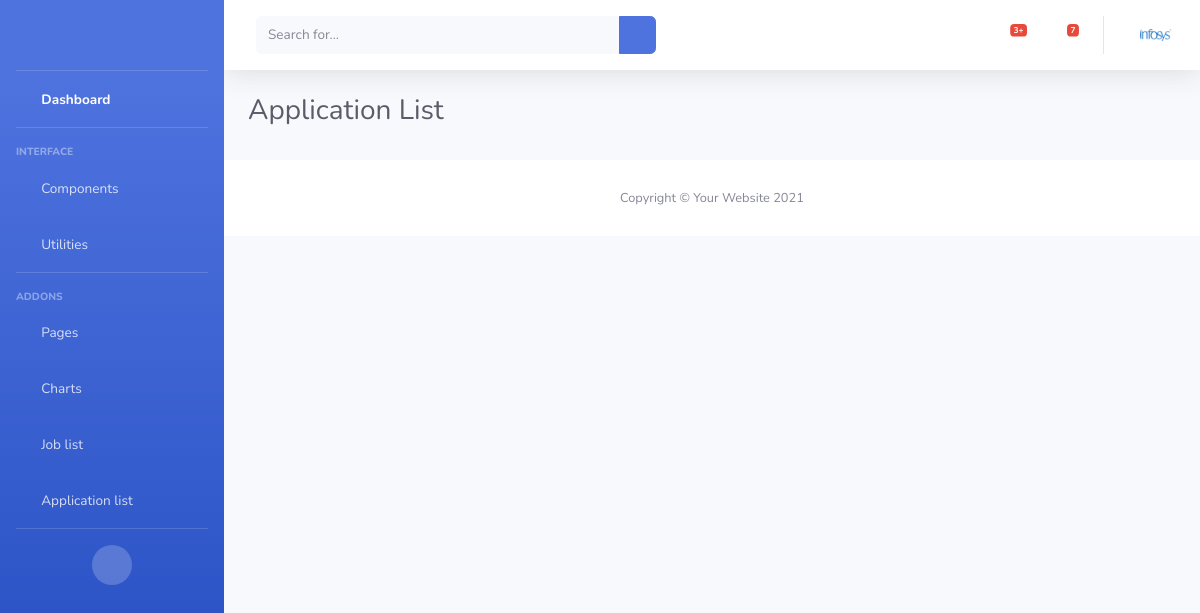
The app's page /company/applicationlist (signed in), older data.
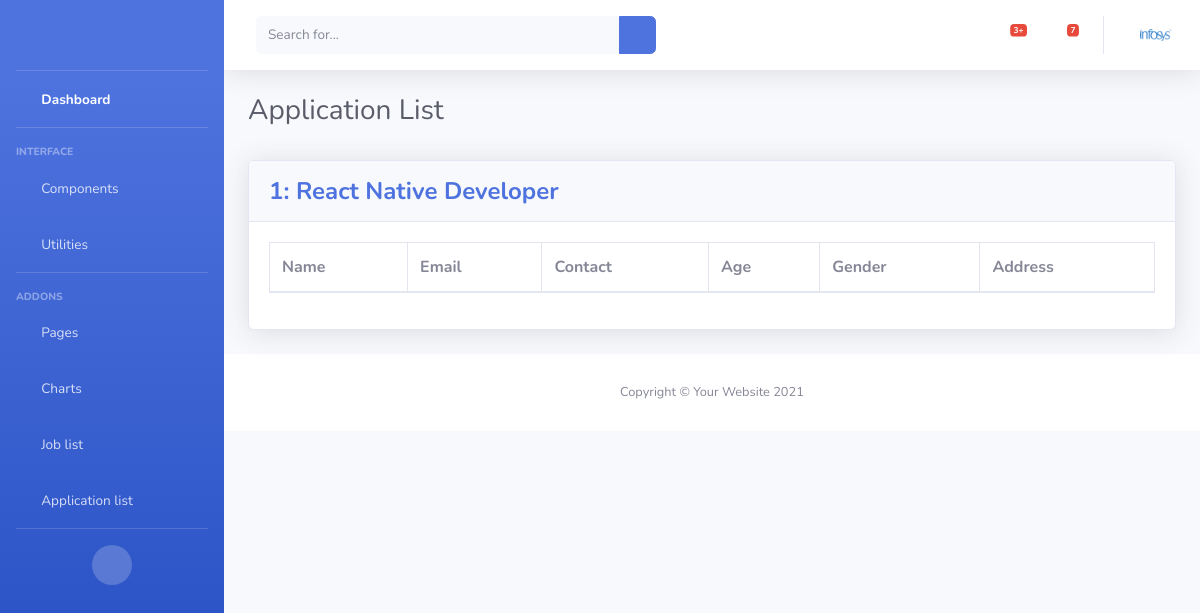
The same page, newer data.
### Portal_app/models.py (models this page shows, shortened)
class JobDetails(models.Model):
    Company_id=models.ForeignKey(Company, on_delete=models.CASCADE)
    JobTitle=models.CharField(max_length=250)
    JobType=models.CharField(max_length=250)
    JobDescription=models.TextField()
    JobLocation=models.CharField(max_length=250)
    minSalary=models.CharField(max_length=10)
    maxSalary=models.CharField(max_length=10)
    JobExperience=models.IntegerField()
    Qualification=models.TextField(null=True)
    Responsibilities=models.TextField(null=True)
    JobSkills=models.CharField(max_length=300)
    PostDate = models.DateField(auto_now=True)
    is_active=models.BooleanField(default=True)

### Portal_app/views.py (the view)
# urls.py: path('company/applicationlist',views.ApplicationList,name="applicationlist"),
def ApplicationList(request):
    user_data = Company.objects.get(userid_id=request.session['id'])
    comp = Company.objects.get(userid=request.session['id'])
    jobs = JobDetails.objects.filter(Company_id=comp).order_by('-id')
    context = {
        'jobs': jobs,
        "user_data": user_data
    }
    return render(request, 'company/applicationlist.html', context)

### Portal_app/templates/company/applicationlist.html (shortened to what this page needs)
{% extends "company/base2.html" %}
{% block content %}
<div class="container-fluid">
    <h1 class="h3 mb-2 text-gray-800">Application List</h1>
    <br>
    {% for job in jobs %}
    <div class="card shadow mb-4">
        <div class="card-header py-3">
            <h4 class="m-0 font-weight-bold text-primary">{{forloop.counter}}: {{job.JobTitle}}</h4>
        </div>
        <div class="card-body">
            <div class="table-responsive">
                <table class="table table-bordered" id="dataTable" width="100%" cellspacing="0">
                    <thead>
                        <tr>
                            <th>Name</th>
                            <th>Email</th>
                            <th>Contact</th>
                            <th>Age</th>
                            <th>Gender</th>
                            <th>Address</th>
                        </tr>
                    </thead>
                </table>
            </div>
        </div>
    </div>
    {% endfor %}
</div>
{% endblock %}

Row changes from the older to the newer data that the page shows:
added JobDetails: JobTitle "React Native Developer"
